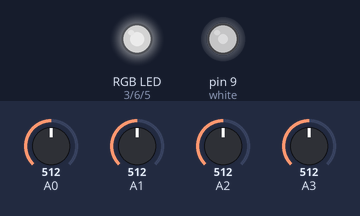
The sketch below on a simulated Arduino Uno, built with avr-gcc and run on an emulated ATmega328P. Parts: an RGB LED mixed from three pins (HIGH = lit), output pins drawn as LEDs (lit = HIGH). Inputs (shaded band) come from the test bench; at power-on: A0 = 512, A1 = 512, A2 = 512, A3 = 512. Dim RGB values are drawn brighter than linear.

Above: at 1.2 s.
1.3 s: A0 set to 716
At 1.8 s:
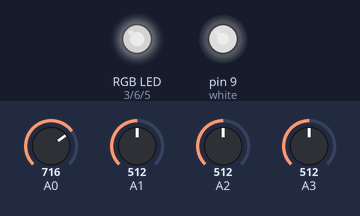
2.8 s: A1 set to 716
At 4.0 s:
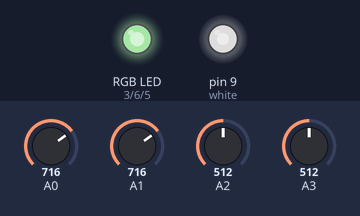
4.3 s: A2 set to 716
At 5.0 s:
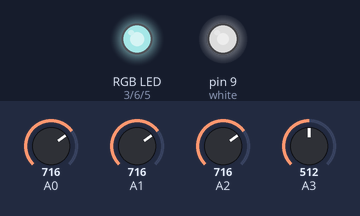
5.8 s: A3 set to 716
At 6.4 s:
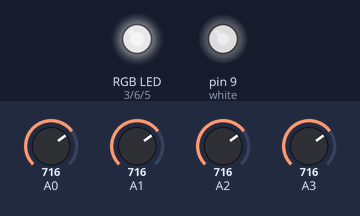
7.3 s: A0 set to 992
At 8.5 s:
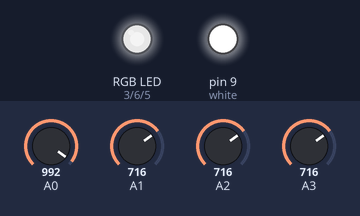
8.8 s: A1 set to 992
At 9.6 s:
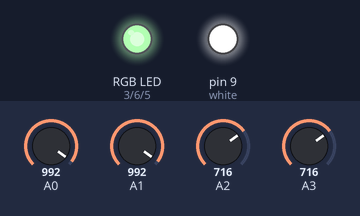
Timing chart, 0 to 11.3 s (numbered marks = the images above; inputs shaded):
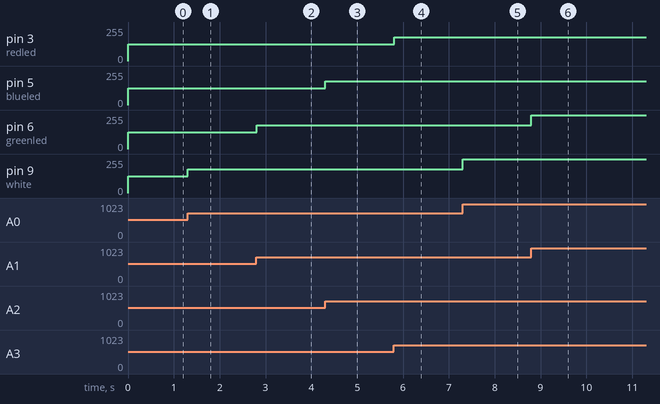

Measured:
- after the input at 1.3 s, pin 9 (white): 127/255 → 178/255 at once
- after the input at 2.8 s, pin 6 (greenled): 127/255 → 178/255 at once
- after the input at 4.3 s, pin 5 (blueled): 127/255 → 178/255 at once
- after the input at 5.8 s, pin 3 (redled): 127/255 → 178/255 at once
- after the input at 7.3 s, pin 9 (white): 178/255 → 255/255 at once
- after the input at 8.8 s, pin 6 (greenled): 178/255 → 255/255 at once

The sketch:

potsliderwhiteled.ino
```cpp
int brightnes=3;
int redled=3;
int blueled=5;
int greenled=6;
int white=9;
int button=7;

int bu;

void setup() {
  // put your setup code here, to run once:
  Serial.begin(9600);
  pinMode(redled, OUTPUT);
  pinMode(blueled, OUTPUT);
  pinMode(greenled, OUTPUT);
  pinMode(button, INPUT_PULLUP);

}
int on=1;
int red, blue, green, pot1;

int check(){
  pot1 = analogRead(A0)*0.2490234375;
  //100=pot1/4;
  green = analogRead(A1)*0.2490234375;
  blue = analogRead(A2)*0.2490234375;
  red = analogRead(A3)*0.2490234375;
  //bu=digitalRead(button);
  if(green<5){
    green=0;
  }if(red<5){
    red=0;
  }if(blue<5){
    blue=0;
  }if(pot1<5){
    pot1=0;
  }if(green>245){
    green=255;
  }if(red>245){
    red=255;
  }if(blue>245){
    blue=255;
  }if(pot1>245){
    pot1=255;
  }
 /* if(bu==LOW){
    on++;
    delay(200);
    return 1;
  } */
  return 0;
}

void loop() {

  check();

  //debug();
  analogWrite(white, pot1);

 // if(on==1){
   solidColour();
  //}else if(on==2){
   // blinky();
 // }else if(on==3){
   // fade();
  //}else if(on>=4){
  //  on=1;
 // }


  delay(10);

}
void blinky(){
  if(pot1<10){
    pot1=10;
  }
  analogWrite(redled, red);
  delay(pot1);
  if(check()){
    return;
  }
  analogWrite(blueled, 0);
  analogWrite(greenled, green);
  delay(pot1);
  if(check()){
    return;
  }
  analogWrite(redled, 0);
  delay(pot1);
  if(check()){
    return;
  }
  analogWrite(blueled, blue);
  delay(pot1);
  if(check()){
    return;
  }
  analogWrite(greenled, 0);


}
void fade(){
  int r, g, b;

  // fade from blue to violet
  for (r = 0; r < red; r++) {
    analogWrite(redled, r);
    delay(100);
    if(check()){
    return;
  }
  }

  // fade from violet to red
  for (b = 255; b > 0; b--) {
    analogWrite(blueled, b);
    delay(100);
    if(check()){
    return;
  }
  }
  // fade from red to yellow
  for (g = 0; g < green; g++) {
    analogWrite(greenled, g);
    delay(100);
    if(check()){
    return;
  }
  }

  // fade from yellow to green
  for (r = 255; r > 0; r--) {
    analogWrite(redled, r);
    delay(100);
    if(check()){
    return;
  }
  }

  // fade from green to teal
  for (b = 0; b < blue; b++) {
    analogWrite(blueled, b);
    delay(100);
    if(check()){
    return;
  }
  }

  // fade from teal to blue
  for (g = 255; g > 0; g--) {
    analogWrite(greenled, g);
    delay(100);
    if(check()){
    return;
  }
  }
}

void solidColour(){
  /*if(pot1>=250){
    pot1=250;
  }
  if(green<pot1){
    if(green==0){
      analogWrite(greenled, 0);
    }else{
      analogWrite(greenled, 5);
    }

  }else{
    analogWrite(greenled, green-pot1);
  }
  if(red<pot1){
    if(red==0){
      analogWrite(redled, 0);
    }else{
      analogWrite(redled, 5);
    }

  }else{
    analogWrite(redled, red-pot1);
  }
  if(blue<pot1){
    if(blue==0){
      analogWrite(blueled, 0);
    }else{
      analogWrite(blueled, 5);
    }

  }else{
    analogWrite(blueled, blue-pot1);
  }*/
  analogWrite(greenled, green);
  analogWrite(blueled, blue);
  analogWrite(redled, red);


}
void debug(){
  Serial.print("Led Brightnes ");
  Serial.print(pot1);
  Serial.print(" Green value ");
  Serial.print(green);
  Serial.print(" Blue value ");
  Serial.print(blue);
  Serial.print(" RED value ");
  Serial.println(red);
  Serial.println("Button State");
  Serial.println(on);

}
```
